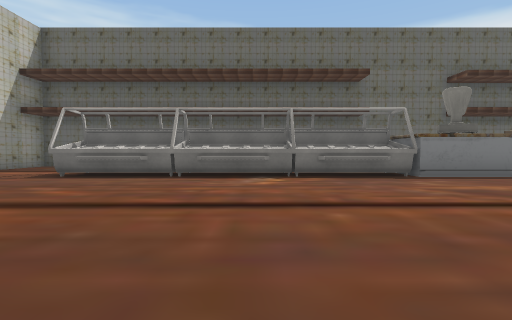
[1] (above)

23 first-person views from a walk through a scene from a Unity 3-D project. The camera is 1.2 m above the floor, tilts 2° down and sees 85° across. The floor is counted in squares, 2 m on a side. Each view is taken from the middle of a square. On the plan, view 1 faces up. The plan holds only what a view shows up to about 9 squares ahead; the rest is blank. The place goes on beyond the plan. Some surface patterns are stand-ins.

[2]
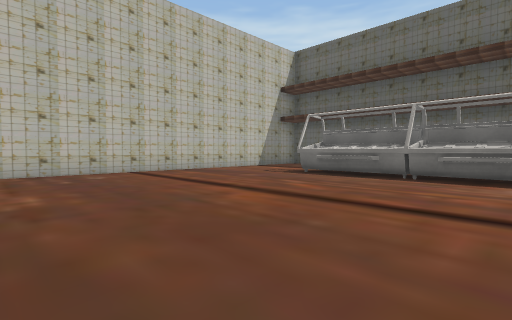

[3]
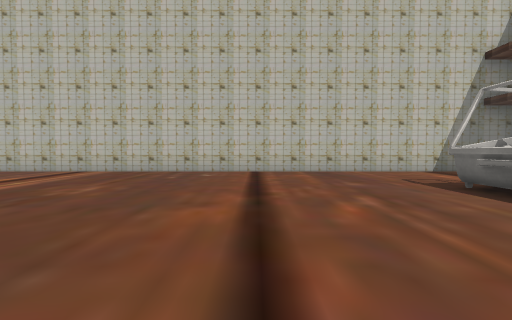

[4]
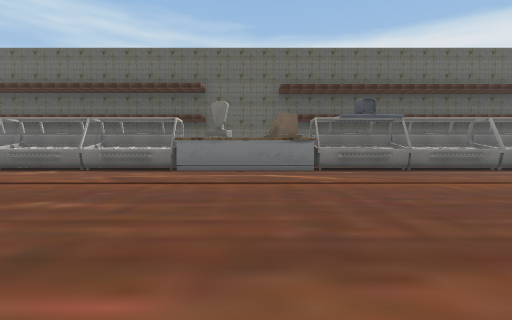

[5]
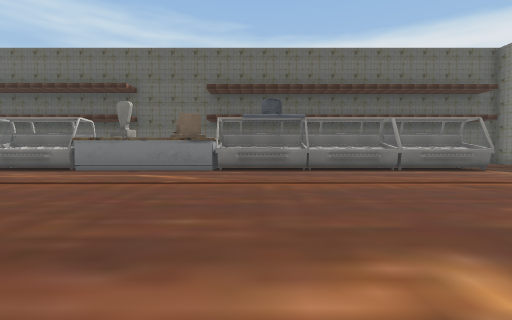

[6]
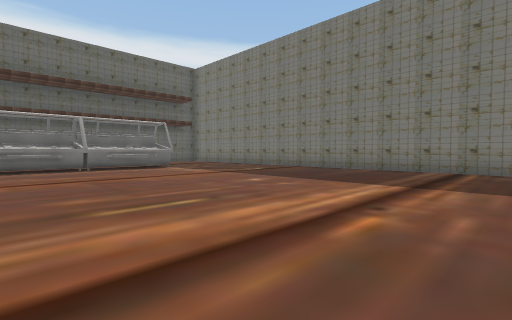

[7]
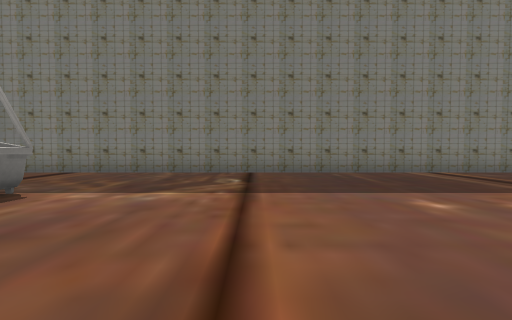

[8]
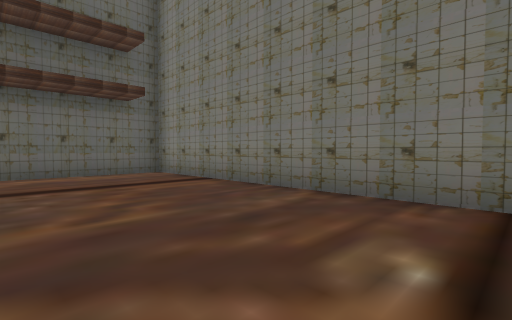

[9]
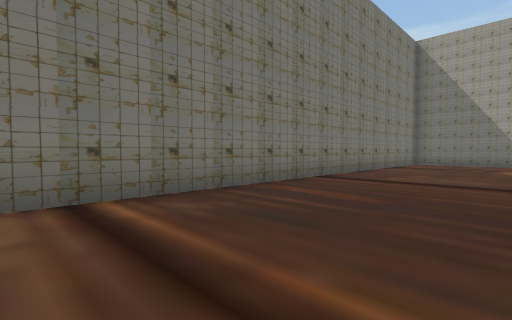

[10]
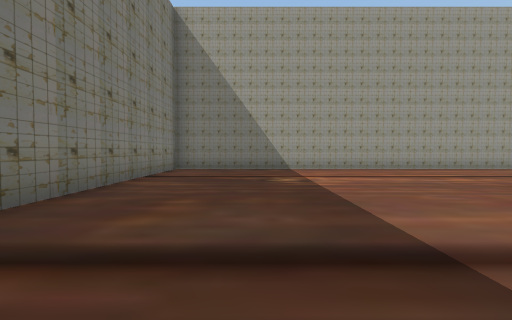

[11]
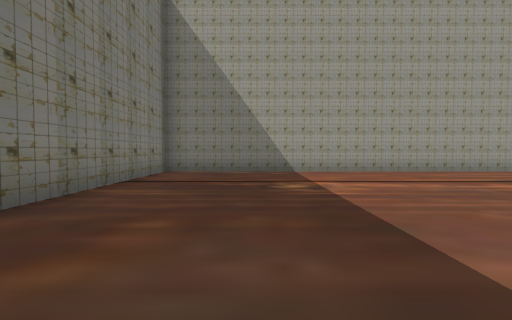

[12]
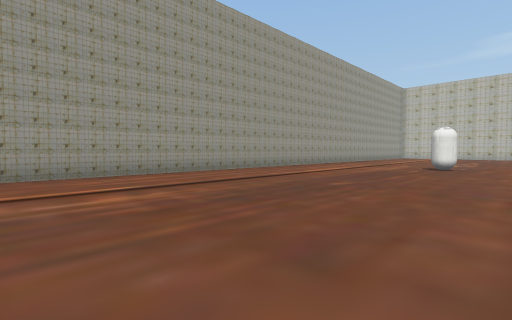

[13]
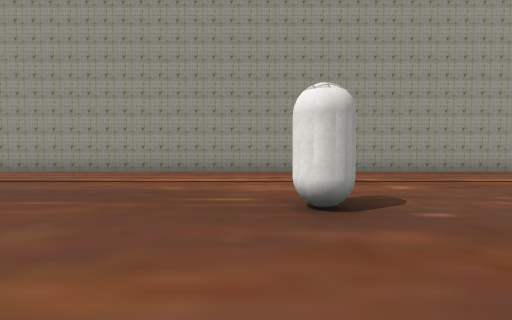

[14]
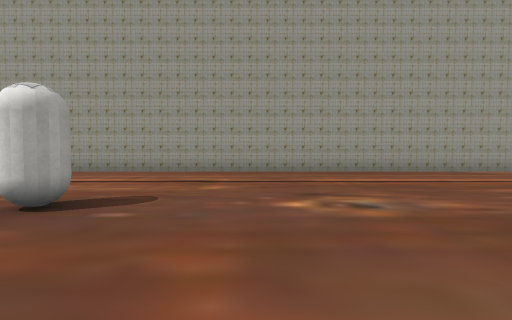

[15]
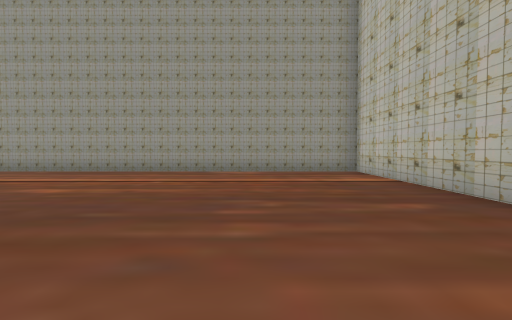

[16]
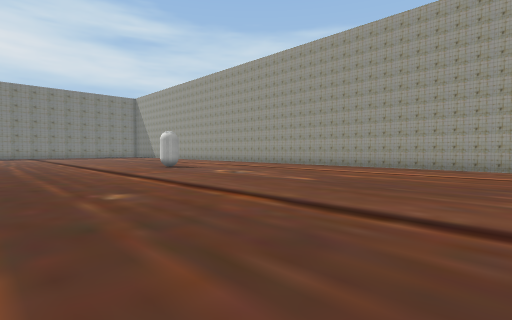

[17]
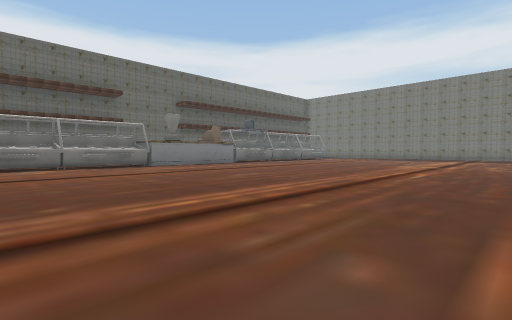

[18]
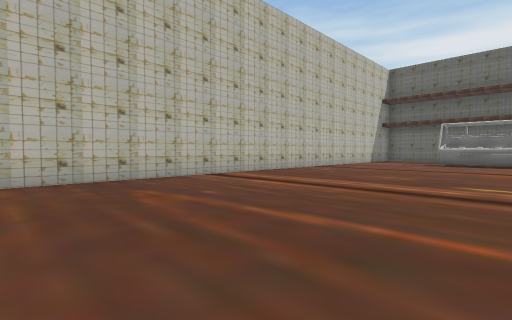

[19]
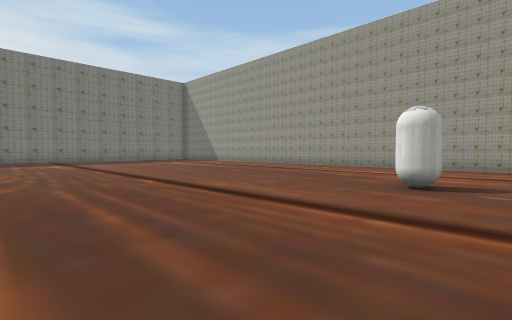

[20]
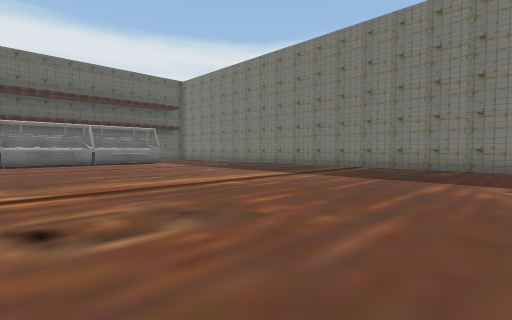

[21]
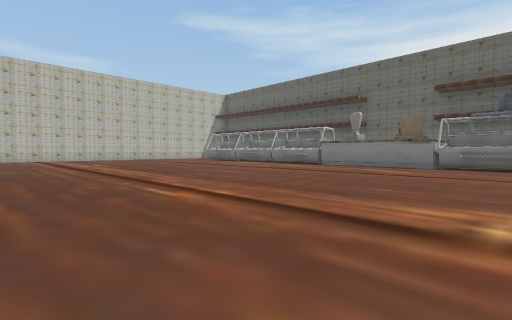

[22]
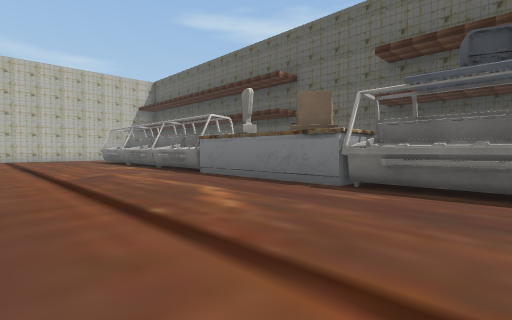

[23]
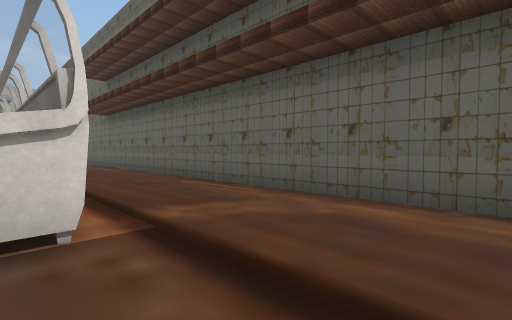

### Floor plan
Points are (right, up) in squares from view 1. A wall is a line through its corners. A room is listed if a view was taken in it or the views show most of it. See-through windows are left out.
Room 1 (views 1, 2, 3, 4, 5, 6, 7, 8, 9, 10, 11, 12, 13, 14, 15, 16, 17, 18, 19, 20, 21, 22, 23)
walls: (7.9, 6.1) (7.9, 7); (3.7, 6.1) (3.7, 7.4) (-4.4, 7.4); (3.5, 6.7) (3.5, 6.1); (10.5, 6.1) (10.5, 7); (9.9, 7.4) (7.7, 7.4) (7.7, 6.1); (0.9, 7) (0.9, 6.1); (13.3, 6.1) (13.3, 7.4) (11.4, 7.4); (15.9, 6.1) (15.9, 7); (16, 6.2) (-4.6, 6.2); (15.9, 7.6) (15.9, 7); (-4.5, 7.4) (-4.5, 6.1); (-7.8, -9) (-7.8, -13.9) (19.6, -13.9) (19.6, 10.3) (8.5, 10.3); (-7.8, 9.5) (-7.8, -5.8)
objects: capsule (4, -9)

Where each view was taken, in squares from view 1:
view 1: 0 up, 0 right, facing up
view 2: 0 up, 0 right, facing up-left
view 3: 3 up, 0 right, facing left
view 4: 2 down, 6 right, facing up
view 5: 2 down, 9 right, facing up
view 6: 3 down, 11 right, facing up-right
view 7: 3 up, 12 right, facing right
view 8: 3 up, 16 right, facing up-right
view 9: 1 down, 16 right, facing down-right
view 10: 5 down, 17 right, facing down
view 11: 6 down, 17 right, facing down
view 12: 7 down, 14 right, facing down-left
view 13: 6 down, 5 right, facing down
view 14: 6 down, 2 right, facing down
view 15: 6 down, 5 left, facing down
view 16: 4 down, 5 left, facing down-right
view 17: 4 down, 1 left, facing up-right
view 18: 6 down, 2 left, facing up-left
view 19: 4 down, 3 right, facing down-right
view 20: 6 down, 10 right, facing up-right
view 21: 4 down, 10 right, facing up-left
view 22: 2 up, 10 right, facing up-left
view 23: 7 up, 18 right, facing up-left
